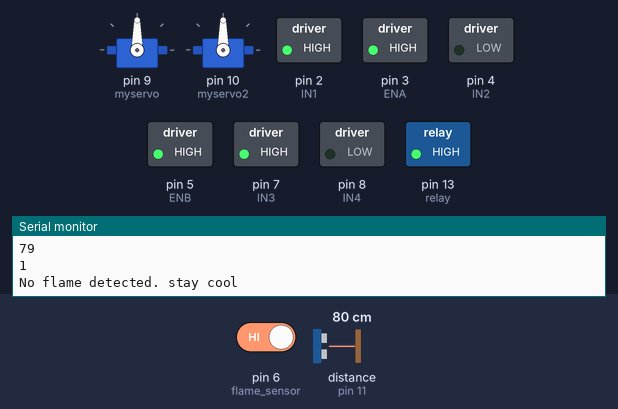
Bench run of a sketch on a simulated Arduino Uno, built with avr-gcc and run on an emulated ATmega328P. On the bench: 2 × servo, switched loads named in the sketch (green lamp = pin HIGH), the last lines printed to the serial monitor. Wiring (inferred from the names in the program): ultrasonic range finder: trigger pin 12; echo pin 11. The test bench sets the inputs (shaded band); at power-on: pin 6 (flame_sensor) HIGH, distance to the obstacle (sensor on pin 11) 80 cm. The echo pulse lasts 58.3 µs per cm; pins used as bus, display or sensor lines are not drawn.

Above: at 1.2 s.
1.3 s: pin 6 (flame_sensor) driven LOW
At 2.5 s:
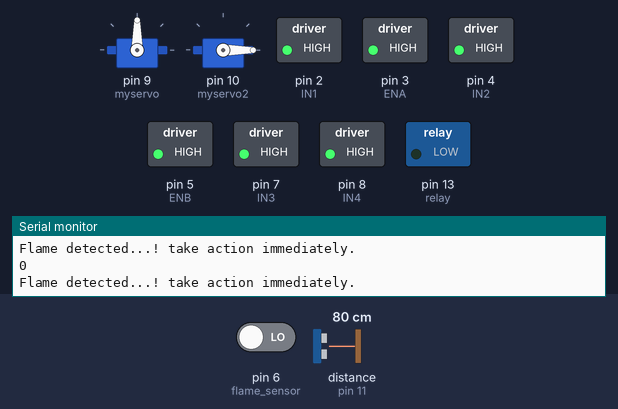
4.3 s: pin 6 (flame_sensor) driven HIGH
At 5.6 s:
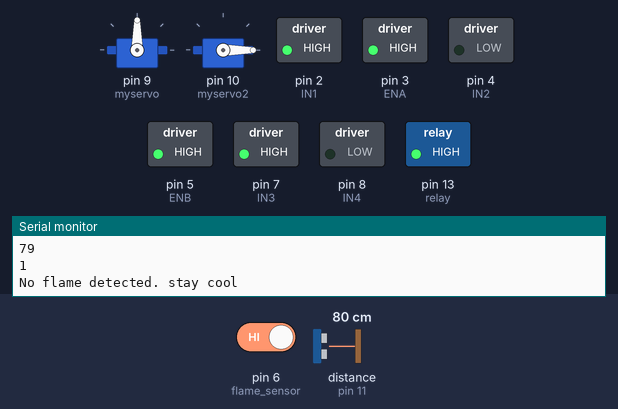
6.0 s: distance to the obstacle (sensor on pin 11) set to 29 cm
7.5 s: distance to the obstacle (sensor on pin 11) set to 24 cm
At 10.0 s:
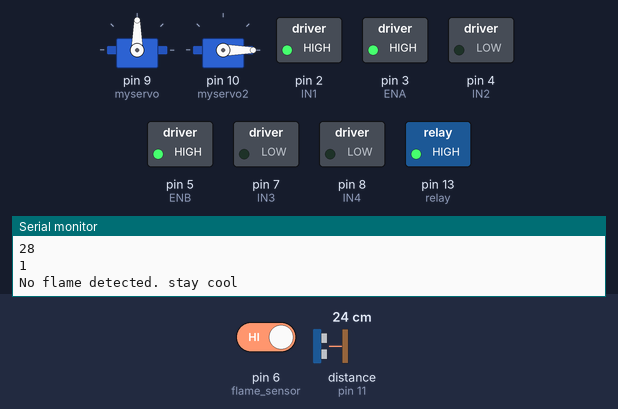
10.5 s: distance to the obstacle (sensor on pin 11) set to 35 cm
At 11.7 s:
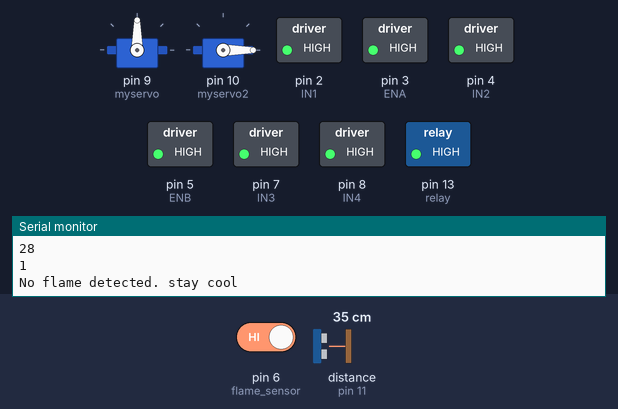
12.8 s: distance to the obstacle (sensor on pin 11) set to 2 cm
At 15.1 s:
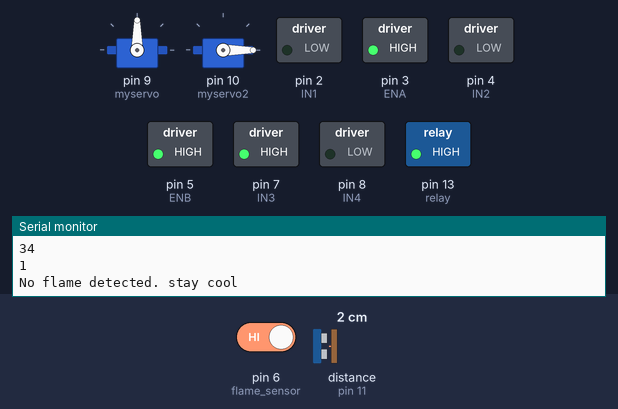
Timing chart, 0 to 16.8 s (numbered marks = the images above; inputs shaded):
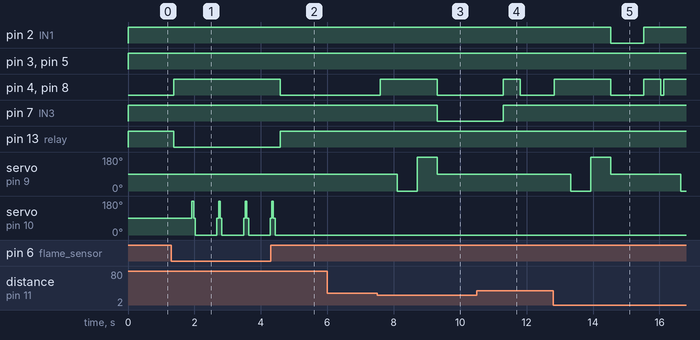

The sketch:

Final_Code.ino
```cpp
/*Obstacle Avoiding Fire Fighting Bot*/
/*Arduino UNO R3, L293N motor driver, 2 channel 5V Relay module, 9V pump, 300rpm geared motors, IR flame sensor, Ultrasonic HC-SR04,
9g Servo Motors*/

#include <Servo.h>
Servo myservo;
Servo myservo2;
int flame_detected;
int flame_sensor = 6;
int relay = 13;
int ENA = 3;
int IN1 = 2;
int IN2 = 4;
int ENB = 5;
int IN3 = 7;
int IN4 = 8;
const int trigPin = 12;
const int echoPin = 11 ;
int distance;
int duration;
int distanceR, distanceL;
void setup()
{
  Serial.begin(9600);
  pinMode(flame_sensor, INPUT);
  pinMode(relay, OUTPUT);
  pinMode(ENA, OUTPUT);
  pinMode(ENB, OUTPUT);
  pinMode(IN1, OUTPUT);
  pinMode(IN2, OUTPUT);
  pinMode(IN3, OUTPUT);
  pinMode(IN4, OUTPUT);
  myservo.attach(9);
  myservo2.attach(10);
  pinMode(trigPin, OUTPUT);
  pinMode(echoPin, INPUT);
}

void loop()
{
  flame_detected = digitalRead(flame_sensor);
  Serial.println(flame_detected);
  myservo.write(90);
  if (flame_detected == 0)
  {
    Serial.println("Flame detected...! take action immediately.");
    digitalWrite(relay, LOW);
    stopmotor();
    spraywater();
    delay(100);

  }
  else
  {
    Serial.println("No flame detected. stay cool");
    //delay(200);
    digitalWrite(relay, HIGH);
    runmotor();
    myservo.write(90);
    distance = finddistance();
    if(distance <= 25)
    {
      stopmotor();
      distanceR = lookRight();
      distanceL = lookLeft();
      if(distanceR > distanceL)
      {
        moveright();
        stopmotor();
      }
      else if(distanceR < distanceL)
      {
        moveleft();
        stopmotor();
        //delay(200);
      }
      else
      {
        rotate();
        stopmotor();
      }
    }
    Serial.println(distance);
  }
}

void runmotor(){
  digitalWrite(IN1, HIGH);
  digitalWrite(IN2, LOW);
  analogWrite(ENA, 255);
  digitalWrite(IN3, HIGH);
  digitalWrite(IN4, LOW);
  analogWrite(ENB, 255);
  delay(100);
}
void stopmotor()
{
  digitalWrite(IN1, HIGH);
  digitalWrite(IN2, HIGH);
  digitalWrite(IN3, HIGH);
  digitalWrite(IN4, HIGH);
  delay(500);
}

int finddistance(){
    digitalWrite(trigPin, LOW);
    delayMicroseconds(5);
    digitalWrite(trigPin, HIGH);
    delayMicroseconds(10);
    digitalWrite(trigPin, LOW);
    duration = pulseIn(echoPin, HIGH);
    distance= duration*0.034/2;
    return distance;
}
int lookRight()
{
    myservo.write(0);
    delay(500);
    int d = finddistance();
    delay(100);
    myservo.write(90);
    return d;
}
int lookLeft()
{
    myservo.write(180);
    delay(500);
    int d = finddistance();
    delay(100);
    myservo.write(90);
    return d;
}

void moveright(){
    digitalWrite(IN1, LOW);
    digitalWrite(IN2, LOW);
    digitalWrite(IN3, HIGH);
    digitalWrite(IN4, LOW);
    analogWrite(ENB, 255);
    delay(1000);
}

void moveleft(){
    digitalWrite(IN1, HIGH);
    digitalWrite(IN2, LOW);
    analogWrite(ENA, 255);
    digitalWrite(IN3, LOW);
    digitalWrite(IN4, LOW);
    delay(1000);
}
  void rotate()
  {
    digitalWrite(IN1, HIGH);
    digitalWrite(IN2, LOW);
    analogWrite(ENA, 255);
    digitalWrite(IN3, LOW);
    digitalWrite(IN4, LOW);
    delay(2000);
  }
  void spraywater()
  {
    myservo2.write(90);
    delay(50);
    myservo2.write(180);
    delay(50);
    myservo2.write(90);
    delay(50);
    myservo2.write(0);
    delay(50);
  }
```

Measured:
- the behaviour switches between 27 and 26 cm on distance to the obstacle (sensor on pin 11) (found by bisection; images 2 and 3)
- after the input at 1.3 s, pin 4 (IN2), pin 8 (IN4): LOW → HIGH after 0.08 s; pin 13 (relay): HIGH → LOW after 0.08 s; servo on pin 10 (myservo2): 90° → 180° after 0.63 s, then repeats every 0.80 s: 90° 0.05 s, 0° 0.65 s, 90° 0.05 s, 180° 0.05 s
- after the input at 4.3 s, pin 4 (IN2), pin 8 (IN4): HIGH → LOW after 0.28 s; pin 13 (relay): LOW → HIGH after 0.28 s; servo on pin 10 (myservo2): goes on until 4.4 s, then stays 0°
- after the input at 7.5 s, pin 4 (IN2), pin 8 (IN4): LOW → HIGH after 0.10 s, → LOW 1.7 s later; pin 7 (IN3): HIGH → LOW after 1.8 s; servo on pin 9 (myservo): 90° → 0° after 0.60 s, → 180° 0.60 s later, → 90° 0.60 s later
- after the input at 10.5 s, pin 4 (IN2), pin 8 (IN4): goes on until 11.8 s, then stays LOW; servo on pin 9 (myservo): stays 90° (without the input it goes to 0° after 1.9 s)
- after the input at 12.8 s, pin 2 (IN1): HIGH → LOW after 1.7 s, → HIGH 1.0 s later; pin 4 (IN2), pin 8 (IN4): goes HIGH 1.7 s, LOW 1.0 s, HIGH 0.50 s, LOW 0.10 s, then HIGH, starting at once; servo on pin 9 (myservo): 90° → 0° after 0.53 s, → 180° 0.60 s later, → 90° 0.60 s later, → 0° 2.1 s later
